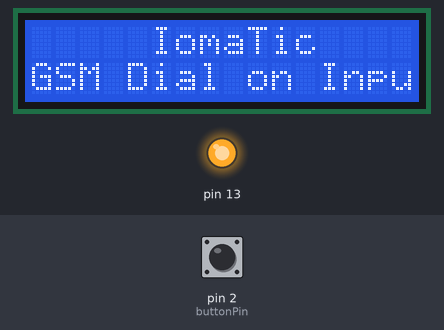
The sketch below on a simulated Arduino Uno, built with avr-gcc and run on an emulated ATmega328P. On the bench: 16×2 character LCD, output pins drawn as LEDs (lit = HIGH). Inputs (shaded band) come from the test bench; at power-on: pin 2 (buttonPin) HIGH. What the sketch prints to the serial monitor is not drawn.

Above: at 13.1 s.
At 15.2 s:
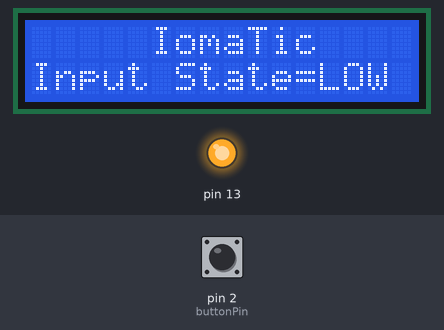
15.3 s: pin 2 (buttonPin) pulled LOW for 0.15 s
At 15.7 s:
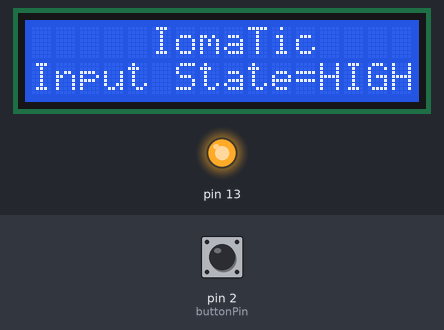
18.4 s: pin 2 (buttonPin) pulled LOW for 1 s
21.9 s: pin 2 (buttonPin) pulled LOW for 3.2 s
Timing chart, 0 to 24.9 s (numbered marks = the images above; inputs shaded):
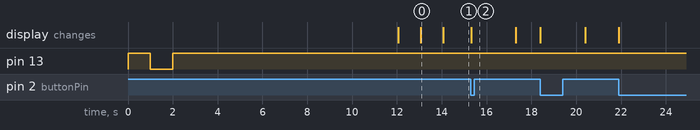

The sketch:

GSM_Make_Call_on_Digital_Input.ino
```cpp
// include the library code:
#include <LiquidCrystal.h>

// initialize the library with the numbers of the interface pins
LiquidCrystal lcd(11,12,14,15,16,17);

// Phone number with country code like +915555555555
char PhoneNo[]="";
int DialStatus=0;

// variables will change:
int buttonState = 0;

// the number of the pushbutton pin
const int buttonPin = 2;

void setup()
{
    pinMode(buttonPin,INPUT_PULLUP);

    //SIM800 wakeup connected on pin 13 in IomaTic board
    pinMode(13,OUTPUT);
    //Initialize the SIM800 Module
    digitalWrite(13, HIGH);
    delay(1000);
    //Sending wake up signal to SIM800 Module
    digitalWrite(13, LOW);
    delay(1000);
    //Keeping SIM800 in active/wakeup state
    digitalWrite(13, HIGH);
    delay(10000);

    //Initialize the LCD in 16x2 mode
    lcd.begin(16, 2);

    delay(1000);
    //Set cursor at first character/coloumn of first line/row
    lcd.setCursor(0,0);
    //Print the message as metioned cursor location
    lcd.print("     IomaTic        ");

    //Set cursor at first character/coloumn of first line/row
    lcd.setCursor(0,1);
    //Print the message as metioned cursor location
    lcd.print("GSM Dial on Input....");

    //Initialize a serial communication with baud rate 9600
    Serial.begin(9600);
    delay(1000);

}

void loop()
{
    //This is single task program hence nothing to do in loop,
    //everything will be executed in setup function only.

    // read the state of the pushbutton value:
    buttonState = digitalRead(buttonPin);

    if(buttonState==LOW)
    {
       //Set cursor at first character/coloumn of first line/row
       lcd.setCursor(0,1);
       //Print the message as metioned cursor location
       lcd.print("Input State=HIGH   ....");

        if(DialStatus==0)
        {
          //Initialize the GSM modem
          Serial.println("AT");
          delay(2000);
          //Send dial a phone AT command
          Serial.print("ATD");
          //Send phone number to dial
          Serial.print(PhoneNo);
          Serial.print(";");
          Serial.print("\r\n");

          DialStatus=1;
        }

    }
    else
    {
       //Set cursor at first character/coloumn of first line/row
       lcd.setCursor(0,1);
       //Print the message as metioned cursor location
       lcd.print("Input State=LOW   ....");

       DialStatus=0;
    }
}
```

Measured:
- after the input at 15.3 s, the display: changes at once (image 2)
- what the display in image 0 shows lasts 1.0 s, from 13.1 s to 14.1 s
